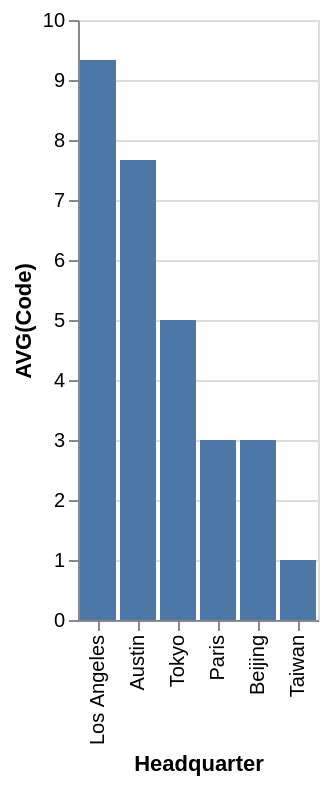

Specify this chart in Vega-Lite:
### Vega-Lite specification from a JSON file in a GitHub repository (floating-point values rounded to 4 significant figures)
{"data": {"values": [{"x_data": "Los Angeles", "y_data": 9.333}, {"x_data": "Austin", "y_data": 7.667}, {"x_data": "Tokyo", "y_data": 5}, {"x_data": "Paris", "y_data": 3}, {"x_data": "Beijing", "y_data": 3}, {"x_data": "Taiwan", "y_data": 1}]}, "mark": "bar", "encoding": {"x": {"field": "x_data", "type": "nominal", "title": "Headquarter", "sort": {"op": "sum", "field": "y_data", "order": "descending"}}, "y": {"field": "y_data", "type": "quantitative", "title": "AVG(Code)"}}}
